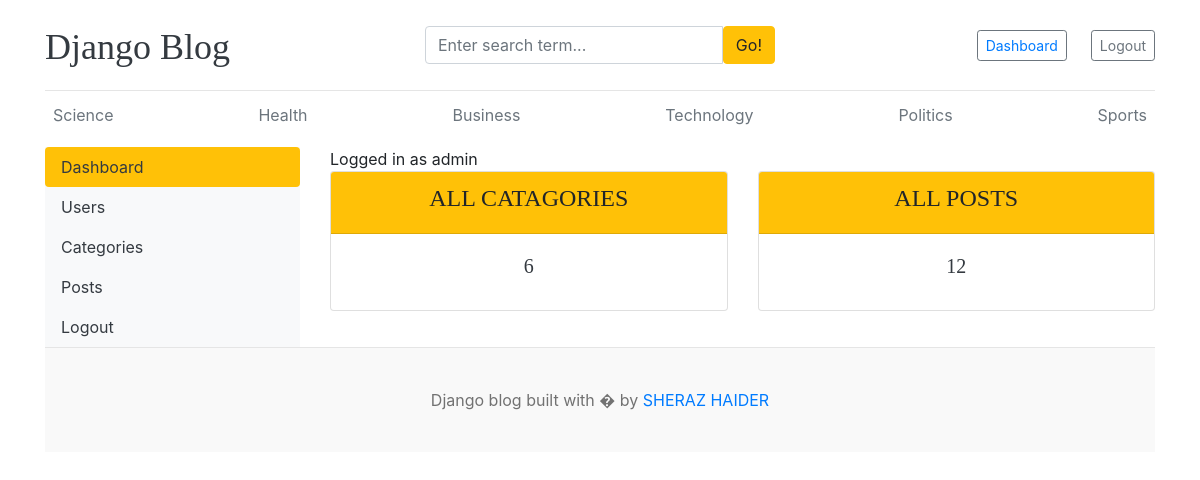
The app's page /dashboard/ (signed in) with its own data.
### blogs/models.py (models this page shows, shortened)
class Catagory(models.Model):
    catagory_name = models.CharField(max_length=50, unique=True)
    created_at = models.DateTimeField(auto_now_add=True)
    updated_at = models.DateTimeField(auto_now=True)
    class Meta:
        verbose_name_plural = "Catagories"

### dashboards/views.py (the view)
# urls.py: path('dashboard/', include('dashboards.urls')),
@login_required(login_url='login')
def dashboard(request):
    catagory_count = Catagory.objects.all().count()
    blogs_count = Blog.objects.all().count()
    context = {
        "catagory_count": catagory_count,
        "blogs_count": blogs_count,
    }
    return render(request, "dashboard/dashboard.html", context)

### blogs/context_processors.py (called while the page is built)
def get_catagories(request):
    catagories = Catagory.objects.all()
    return dict(catagories=catagories)

def get_social_links(request):
    social_links = SocialLink.objects.all()
    return dict(social_links=social_links)

### templates/dashboard/dashboard.html (shortened to what this page needs)
{% extends "base.html" %}
{% block content %}
<div class = 'row'>
{% include "dashboard/sidebar.html" %}
    <div class="col-md-9">
        <span>Logged in as {{ user }}</span>
        <div class= "row">
            <div class= "col">
                <div class="card border-default mb-3">
                    <div class="card-header bg-warning text-center text-uppercase font-weight-bold">
                        <h4>All catagories</h4>
                    </div>
                    <div class="card-body text-dark">
                        <h5 class="card-title text-center">{{ catagory_count }}</h5>
                    </div>
                </div>
            </div>
              <div class= "col">
                <div class="card border-default mb-3">
                    <div class="card-header bg-warning text-center text-uppercase font-weight-bold">
                        <h4>All Posts</h4>
                    </div>
                    <div class="card-body text-dark">
                        <h5 class="card-title text-center">{{ blogs_count }}</h5>
                    </div>
                </div>
            </div>
        </div>
    </div>
</div>
{% endblock content %}

### templates/base.html (shortened to what this page needs)
{% load static %}
<!DOCTYPE html>
<html lang="en">
<head>
    <link href="https://getbootstrap.com/docs/4.0/dist/css/bootstrap.min.css" rel="stylesheet">
    <link href="{% static 'css/blog.css' %}" rel="stylesheet">
    <link rel="stylesheet" href="https://cdnjs.cloudflare.com/ajax/libs/font-awesome/4.7.0/css/font-awesome.min.css">
  </head>
<body>
    <div class="container">
      <header class="blog-header py-3">
        <div class="row flex-nowrap justify-content-between align-items-center">
          <div class="col-4 pt-1">
            <a class="blog-header-logo text-dark" href="/">Django Blog</a>
          </div>
          <div class="col-4">
            <form action="{% url 'search' %}" method="GET">
              <div class="input-group">
                        <input class="form-control" type="text" name="keyword" value="{{ keyword }}" placeholder="Enter search term..." aria-label="Enter search term..." aria-describedby="button-search" />
                        <button type="submit" class="btn btn-warning" id="button-search" type="button">Go!</button>
                    </div>
            </form>
          </div>
          <div class="col-4 d-flex justify-content-end align-items-center">
            {% if not user.is_authenticated %}
            <a class="btn btn-sm btn-warning" href="{% url 'login' %}">Login</a> &nbsp;
            <a class="btn btn-sm btn-outline-secondary" href="{% url 'register' %}">Register</a>
            {% else %}
            <span class="mr-2 btn btn-sm btn-outline-secondary"><a href="{% url 'dashboard' %}">Dashboard</a></span>
            <a class="btn btn-sm btn-outline-secondary" href="{% url 'logout' %}">Logout</a>
            {% endif %}
          </div>
        </div>
      </header>
      <div class="nav-scroller py-1 mb-2">
        <nav class="nav d-flex justify-content-between">
            {% for cat in catagories %}
          <a class="p-2 text-muted" href="{% url 'posts_by_catagory' cat.id %}">{{ cat.catagory_name }}</a>
            {% endfor %}
        </nav>
      </div>
{% block content %}{% endblock content %}
<footer class="blog-footer">
  <p>Django blog built with � by <a href="#">SHERAZ HAIDER</a></p>
</footer>
</body>
</html>

### blog_main/static/css/blog.css (style rules this page uses)
.blog-header { border-bottom: 1px solid #e5e5e5; }
.blog-header-logo { font-family: "Playfair Display", Georgia, "Times New Roman", serif; font-size: 2.25rem; }
h1, h2, h3, h4, h5, h6 { font-family: "Playfair Display", Georgia, "Times New Roman", serif; }
.blog-footer { padding: 2.5rem 0; color: #727272; text-align: center; background-color: #f9f9f9; border-top: .05rem solid #e5e5e5; }
.blog-footer p:last-child { margin-bottom: 0; }

### records on screen
Catagory: catagory_name "Science"
Catagory: catagory_name "Health"
Catagory: catagory_name "Business"
Catagory: catagory_name "Technology"
Catagory: catagory_name "Politics"
Catagory: catagory_name "Sports"

### other values on screen
{{ user }} "admin"
{{ catagory_count }} "6"
{{ blogs_count }} "12"
